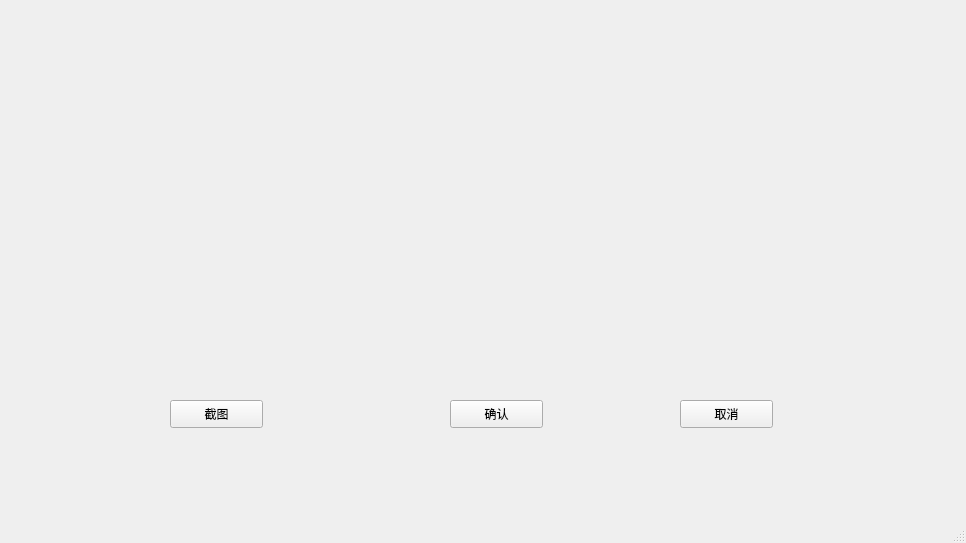
<?xml version="1.0" encoding="UTF-8"?>
<ui version="4.0">
 <class>photo</class>
 <widget class="QMainWindow" name="photo">
  <property name="geometry">
   <rect>
    <x>0</x>
    <y>0</y>
    <width>966</width>
    <height>543</height>
   </rect>
  </property>
  <property name="windowTitle">
   <string>MainWindow</string>
  </property>
  <widget class="QWidget" name="centralwidget">
   <widget class="QWidget" name="widget" native="true">
    <property name="geometry">
     <rect>
      <x>20</x>
      <y>30</y>
      <width>411</width>
      <height>351</height>
     </rect>
    </property>
   </widget>
   <widget class="QPushButton" name="btnShot">
    <property name="geometry">
     <rect>
      <x>170</x>
      <y>400</y>
      <width>93</width>
      <height>28</height>
     </rect>
    </property>
    <property name="text">
     <string>截图</string>
    </property>
   </widget>
   <widget class="QPushButton" name="btnComfirm">
    <property name="geometry">
     <rect>
      <x>450</x>
      <y>400</y>
      <width>93</width>
      <height>28</height>
     </rect>
    </property>
    <property name="text">
     <string>确认</string>
    </property>
   </widget>
   <widget class="QPushButton" name="btnCancel">
    <property name="geometry">
     <rect>
      <x>680</x>
      <y>400</y>
      <width>93</width>
      <height>28</height>
     </rect>
    </property>
    <property name="text">
     <string>取消</string>
    </property>
   </widget>
   <widget class="QLabel" name="label">
    <property name="geometry">
     <rect>
      <x>440</x>
      <y>30</y>
      <width>401</width>
      <height>351</height>
     </rect>
    </property>
    <property name="text">
     <string/>
    </property>
   </widget>
  </widget>
  <widget class="QMenuBar" name="menubar">
   <property name="geometry">
    <rect>
     <x>0</x>
     <y>0</y>
     <width>966</width>
     <height>26</height>
    </rect>
   </property>
  </widget>
  <widget class="QStatusBar" name="statusbar"/>
 </widget>
 <resources/>
 <connections/>
</ui>
